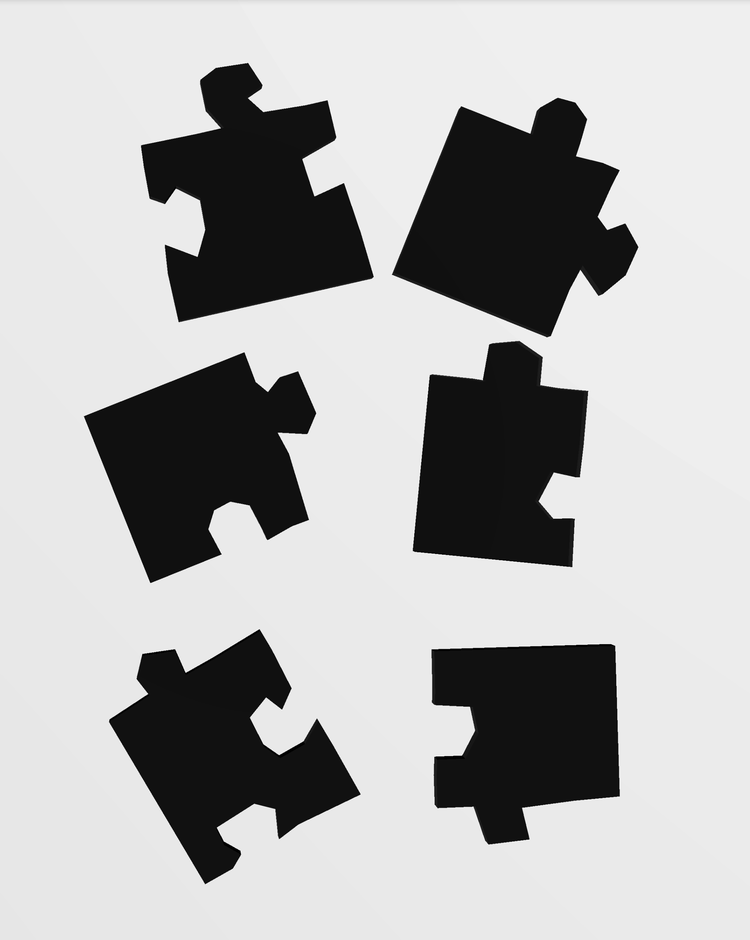
#> input picture data/image-007.png, 750 x 940 px, shrunk from 2064 x 2586 before the run
$ jupyter execute 02_EdgeDetection.ipynb   (older library calls are emulated)
#> lines starting #> are read from the running program, lines starting #| are printed output that depends on the picture; after the words box and inside, x2 and y2 are one past the last pixel; in counts of white or black regions, pixels touching at a corner belong together
# 02 - Edge Detection

## Übersicht
Es soll ein Überblick geschaffen werden wie die verschiedenen Edge Detection Algorithmen im Vergleich zu einander performen.

1. **Canny** - Multi-stage, thin edges
2. **Sobel** - Gradient-based, fast
3. **Scharr** - Improved Sobel, better rotation invariance
4. **Laplacian** - Second derivative, sehr noise-sensitiv
5. **Roberts Cross** - 2x2 kernel, fastest
6. **Prewitt** - Alternative zu Sobel

### Installation von packages & definierung vom Testbild

[cell 1]
import cv2
import numpy as np
import matplotlib.pyplot as plt
import sys

image_path = '../data/image-007.png'
image = cv2.imread(image_path)
#> image is the input picture: shape (940, 750, 3); mean B, G, R 176, 176, 176

### 1. Preprocessing
Für die Bildvearbeitung wird die im **01 - Image Preprocessing** definierte Methode verwendet.

[cell 2]
def __clean(image):
    grayscale = cv2.cvtColor(image, cv2.COLOR_BGR2GRAY)
    blurred = cv2.GaussianBlur(grayscale, (5, 5), 0)

    _, threshold = cv2.threshold(blurred, 0, 255, cv2.THRESH_BINARY + cv2.THRESH_OTSU)
#> threshold: shape (940, 750); 73% white; 6 black regions, box (x1, y1, x2, y2) and area: (393, 98, 638, 337) 35774, (141, 63, 373, 322) 34468, (84, 353, 316, 583) 31573, (109, 630, 360, 884) 30750, (413, 341, 588, 567) 28997, (432, 644, 620, 844) 28847

    return threshold

### 2. Definierung der Algorithmen

[cell 3]
blurred_image = __clean(image)

[cell 4]
def canny(image):
    return cv2.Canny(image, 100, 200)
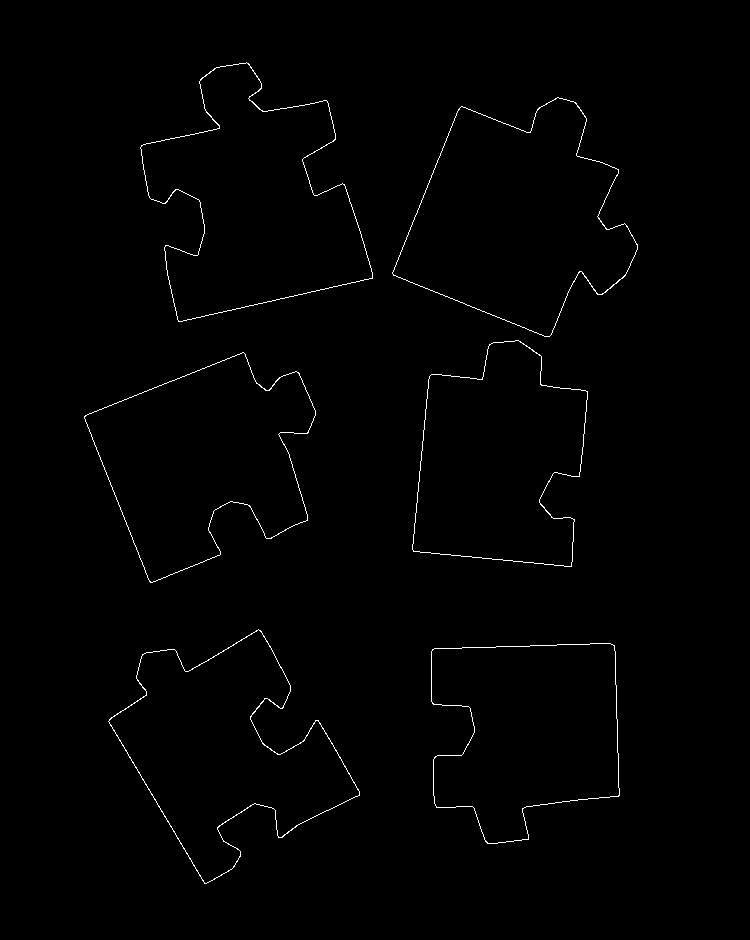
#> returned value: shape (940, 750); 0.76% white in thin lines or dots, all inside (x1, y1, x2, y2) = (84, 62, 638, 884)

def sobel(image):
    gradient_x = cv2.Sobel(image, cv2.CV_16S, 1, 0)
    gradient_y = cv2.Sobel(image, cv2.CV_16S, 0, 1)
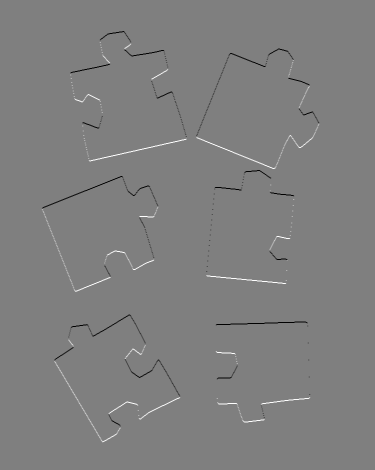
#> gradient_y: shape (940, 750) int16 (shown at 1/2 size); min -1020, max 1020, mean 0; drawn with min black and max white

    gradient_x_abs = np.abs(gradient_x)
    gradient_y_abs = np.abs(gradient_y)

    return np.minimum(gradient_x_abs + gradient_y_abs, 255).astype(np.uint8)
#> returned value: shape (940, 750); 1.9% white in thin lines or dots, all inside (x1, y1, x2, y2) = (83, 62, 639, 885)

def scharr(image):
    Gx = cv2.Scharr(image, cv2.CV_64F, 1, 0)
    Gy = cv2.Scharr(image, cv2.CV_64F, 0, 1)

    return cv2.magnitude(Gx, Gy)

def laplacian(image):
    laplacian = cv2.Laplacian(image, cv2.CV_64F)
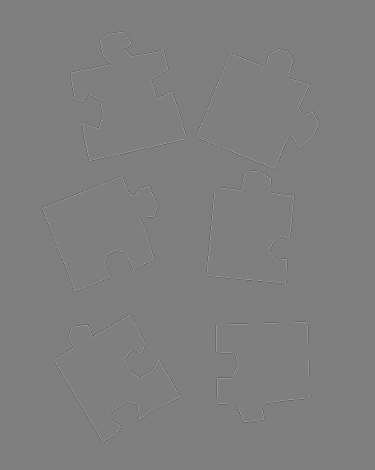
#> laplacian: shape (940, 750) float64 (shown at 1/2 size); min -765, max 765, mean 0; drawn with min black and max white
    return cv2.convertScaleAbs(laplacian)
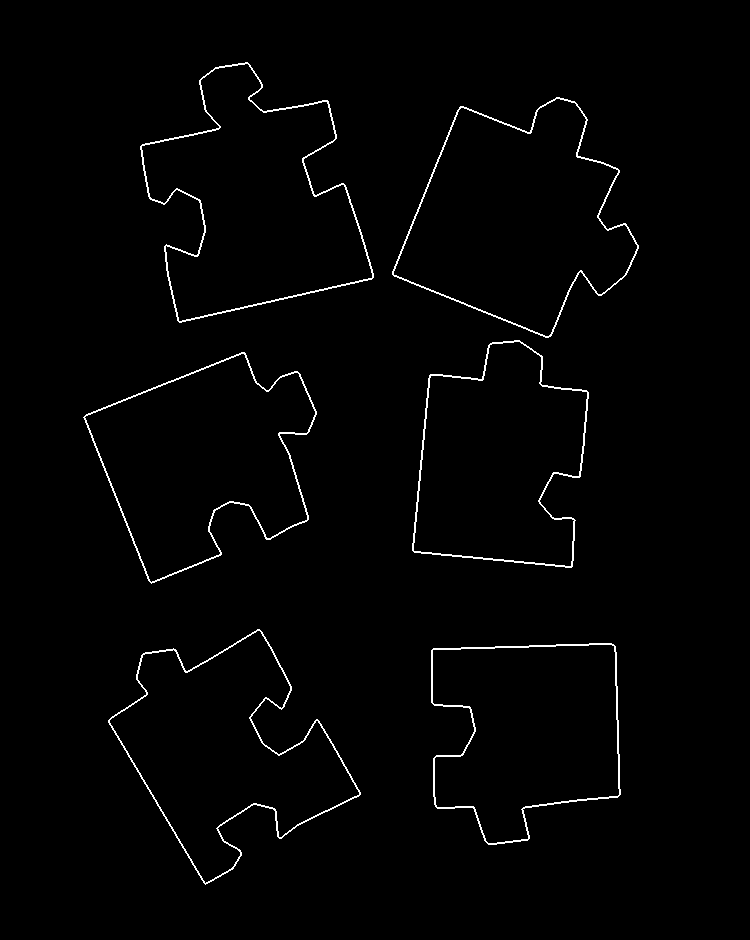
#> returned value: shape (940, 750); 1.4% white in thin lines or dots, all inside (x1, y1, x2, y2) = (83, 62, 639, 885)

def robert_cross(image):
    kernel_x = np.array([[1, 0],
                         [0, -1]])
    kernel_y = np.array([[0, 1],
                         [-1, 0]])

    horizontal_edges = cv2.filter2D(image, -1, kernel_x)
#> horizontal_edges: shape (940, 750); 0.35% white in thin lines or dots, all inside (x1, y1, x2, y2) = (84, 63, 626, 883)
    vertical_edges = cv2.filter2D(image, -1, kernel_y)
#> vertical_edges: shape (940, 750); 0.36% white in thin lines or dots, all inside (x1, y1, x2, y2) = (87, 63, 639, 869)

    horizontal_edges = np.float32(horizontal_edges)
    vertical_edges = np.float32(vertical_edges)

    gradient_magnitude = cv2.magnitude(horizontal_edges, vertical_edges)

    threshold = 50
    _, edges = cv2.threshold(gradient_magnitude, threshold, 255, cv2.THRESH_BINARY)
#> edges: shape (940, 750) float32; 0.6% white in thin lines or dots, all inside (x1, y1, x2, y2) = (84, 63, 639, 883)

    return edges

def prewitt(image):
    kernel_x = np.array([[-1, 0, 1],
                         [-1, 0, 1],
                         [-1, 0, 1]])
    horizontal_edges = cv2.filter2D(image, -1, kernel_x)
#> horizontal_edges: shape (940, 750); 0.8% white in thin lines or dots, all inside (x1, y1, x2, y2) = (152, 62, 639, 885)

    kernel_y = np.array([[-1, -1, -1],
                         [0, 0, 0],
                         [1, 1, 1]])

    vertical_edges = cv2.filter2D(image, -1, kernel_y)
#> vertical_edges: shape (940, 750); 0.81% white in thin lines or dots, all inside (x1, y1, x2, y2) = (83, 84, 639, 885)
    horizontal_edges = np.float32(horizontal_edges)
    vertical_edges = np.float32(vertical_edges)

    gradient_magnitude = cv2.magnitude(horizontal_edges, vertical_edges)

    threshold = 50
    _, edges = cv2.threshold(gradient_magnitude, threshold, 255, cv2.THRESH_BINARY)
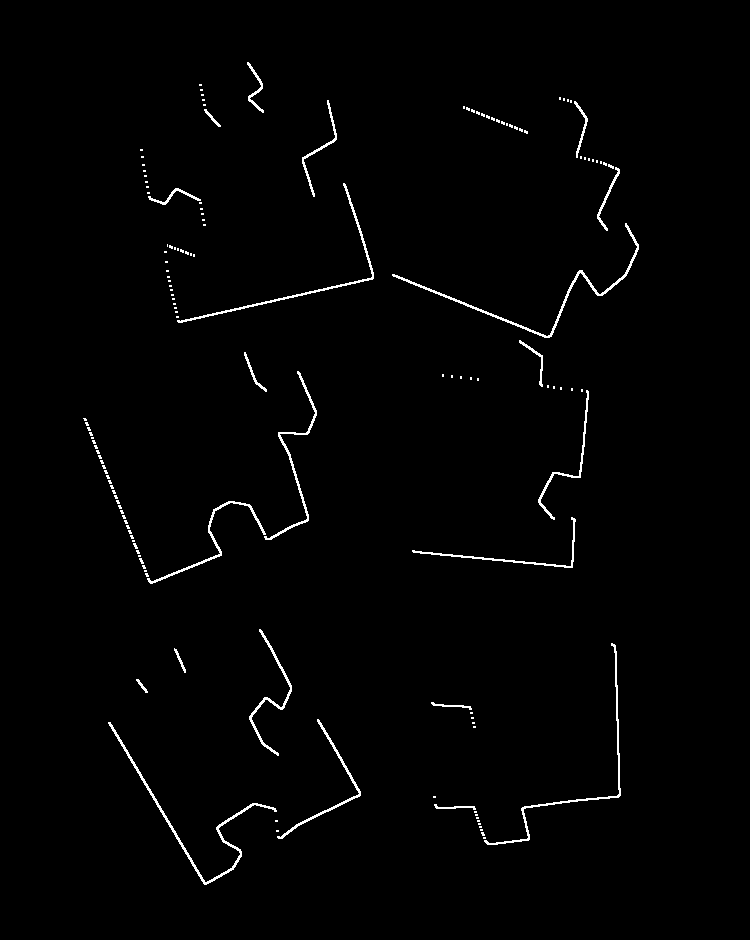
#> edges: shape (940, 750) float32; 1.3% white in thin lines or dots, all inside (x1, y1, x2, y2) = (83, 62, 639, 885)

    return edges

### 3. Visualisierung der Resultate

[cell 5]
edges_canny = canny(blurred_image)
edges_sobel = sobel(blurred_image)
edges_scharr = scharr(blurred_image)
edges_laplacian = laplacian(blurred_image)
edges_roberts = robert_cross(blurred_image)
edges_prewitt = prewitt(blurred_image)

# Display comparison
fig, axes = plt.subplots(2, 3, figsize=(18, 12))
axes[0, 0].imshow(edges_canny, cmap='gray')
axes[0, 0].set_title('Canny', fontsize=12)
axes[0, 0].axis('off')

axes[0, 1].imshow(edges_sobel, cmap='gray')
axes[0, 1].set_title('Sobel', fontsize=12)
axes[0, 1].axis('off')

axes[0, 2].imshow(edges_scharr, cmap='gray')
axes[0, 2].set_title('Scharr', fontsize=12)
axes[0, 2].axis('off')

axes[1, 0].imshow(edges_laplacian, cmap='gray')
axes[1, 0].set_title('Laplacian', fontsize=12)
axes[1, 0].axis('off')

axes[1, 1].imshow(edges_roberts, cmap='gray')
axes[1, 1].set_title('Roberts Cross', fontsize=12)
axes[1, 1].axis('off')

axes[1, 2].imshow(edges_prewitt, cmap='gray')
axes[1, 2].set_title('Prewitt', fontsize=12)
axes[1, 2].axis('off')

plt.tight_layout()
plt.show()

### 4. Zwischenerkenntnis
Basierend aus dem Bilder sehen die Algorithmen Roberts Cross und Prewitt am wenigsten vielversprechend aus. Es sieht dementsprechend so aus als wurde man mit dem anderen weiterfahren.

### 5. Performance Vergleich
Um nicht nur die Qualität der Edges zu Vergleichen soll nun noch ein einfacher Performance Vergleich stattfinden, um nicht bei der Bearbeitungszeit zu scheitern.

[cell 6]
import time

methods = [
    ('Canny', lambda: canny(blurred_image)),
    ('Sobel', lambda: sobel(blurred_image)),
    ('Scharr', lambda: scharr(blurred_image)),
    ('Laplacian', lambda: laplacian(blurred_image)),
    ('Roberts', lambda: robert_cross(blurred_image)),
    ('Prewitt', lambda: prewitt(blurred_image))
]

print('Performance Test:\n')
print(f"{'Method':<15} {'Time (ms)':<12} {'Relative Speed'}")
print('-' * 50)

results = []
for name, func in methods:
    start = time.time()
    for _ in range(10):
        func()
    elapsed = (time.time() - start) / 10 * 1000
    results.append((name, elapsed))
#> this loop made 6 passes
#> name on passes 1 to 4: 'Canny', 'Sobel', 'Scharr', 'Laplacian'
#> after the loop, results = [('Canny', 3.1), ('Sobel', 8.32), ('Scharr', 18.53), ('Laplacian', 5.32), ('Roberts', 4.53), ('Prewitt', 5.98)]

fastest = min(r[1] for r in results)
#> fastest = 3.1
for name, elapsed in results:
    relative = elapsed / fastest
    print(f"{name:<15} {elapsed:>8.2f} ms   {relative:.2f}x")
#> this loop made 6 passes
#> (name, elapsed, relative) on passes 1 to 6: ('Canny', 3.1, 1), ('Sobel', 8.32, 2.68), ('Scharr', 18.53, 5.97), ('Laplacian', 5.32, 1.72), ('Roberts', 4.53, 1.46), ('Prewitt', 5.98, 1.93)
#> (printed output is left out)

$ run again, with data/image-003.png copied over data/image-007.png
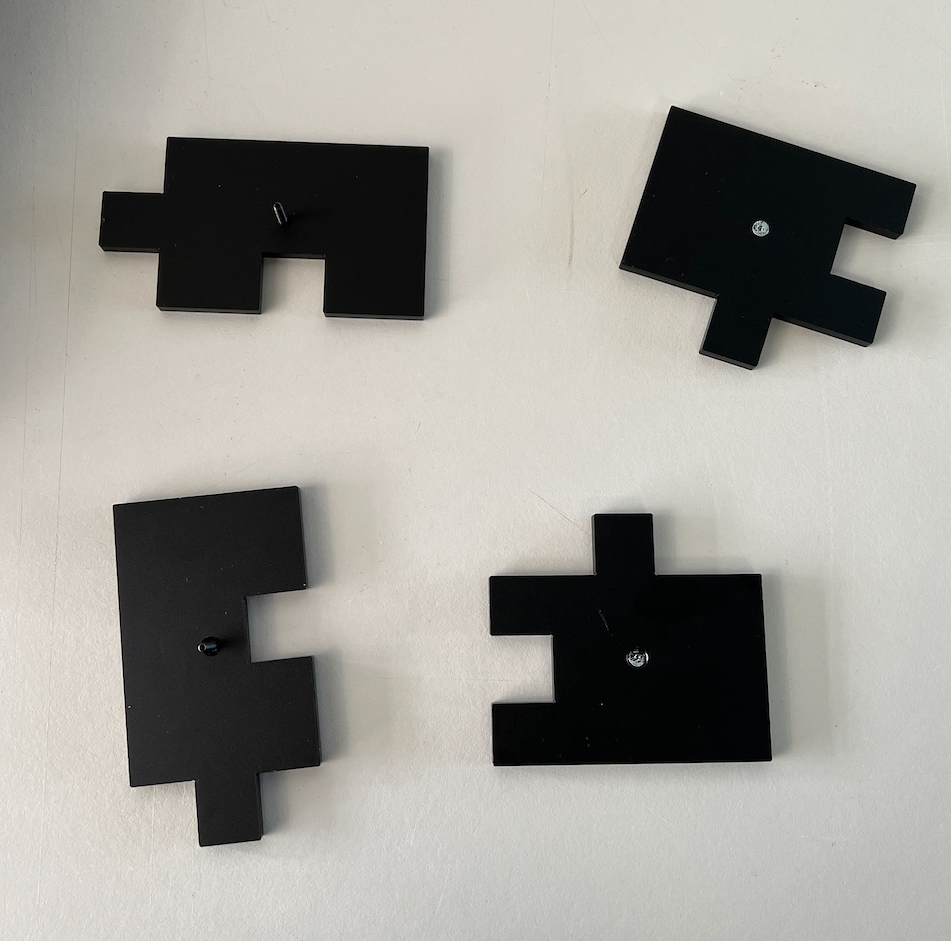
#> input picture data/image-003.png, 951 x 941 px
#> image is the input picture: shape (941, 951, 3); mean B, G, R 150.9, 157.2, 159
#> in __clean, `_, threshold = cv2.threshold(blurred, 0, 255, cv2.THRESH_BINARY + cv2...`:
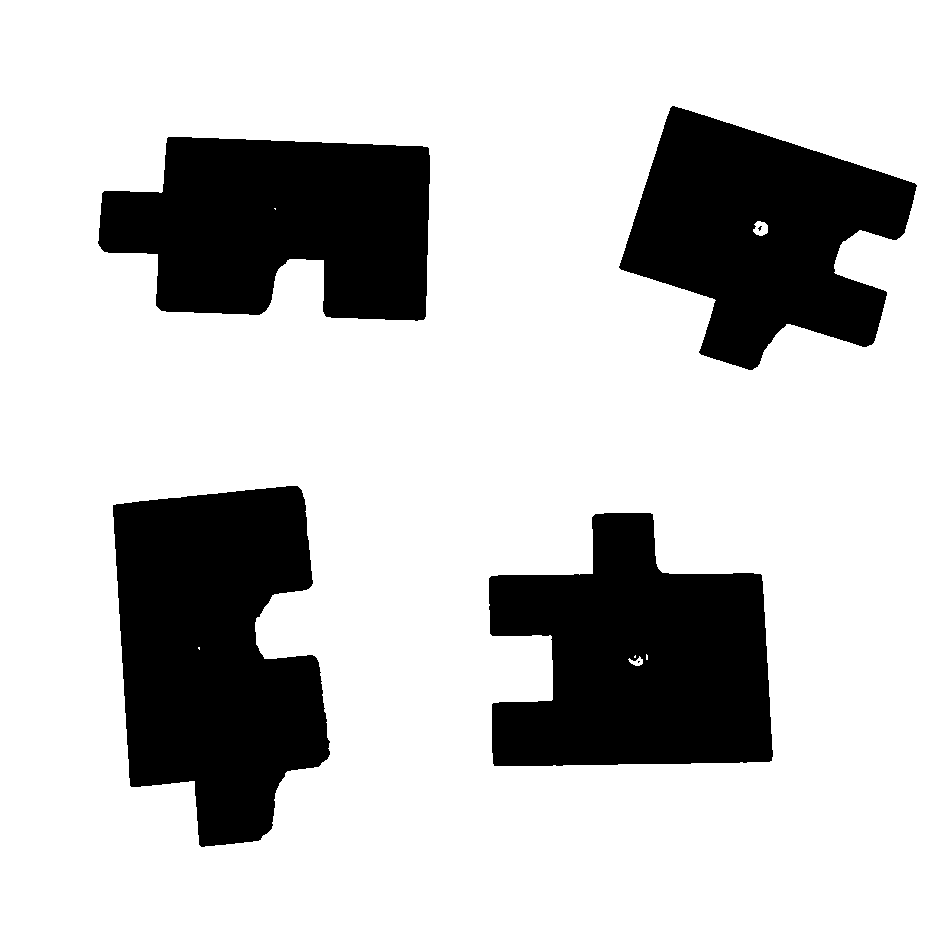
#> threshold: shape (941, 951); 77.4% white; 6 black regions (2 under 20 px), largest, box (x1, y1, x2, y2) and area: (113, 486, 330, 847) 57012, (489, 513, 773, 766) 52241, (98, 137, 430, 321) 47520, (619, 106, 917, 370) 45751
#> in prewitt, `_, edges = cv2.threshold(gradient_magnitude, threshold, 255, cv2.THRES..`:
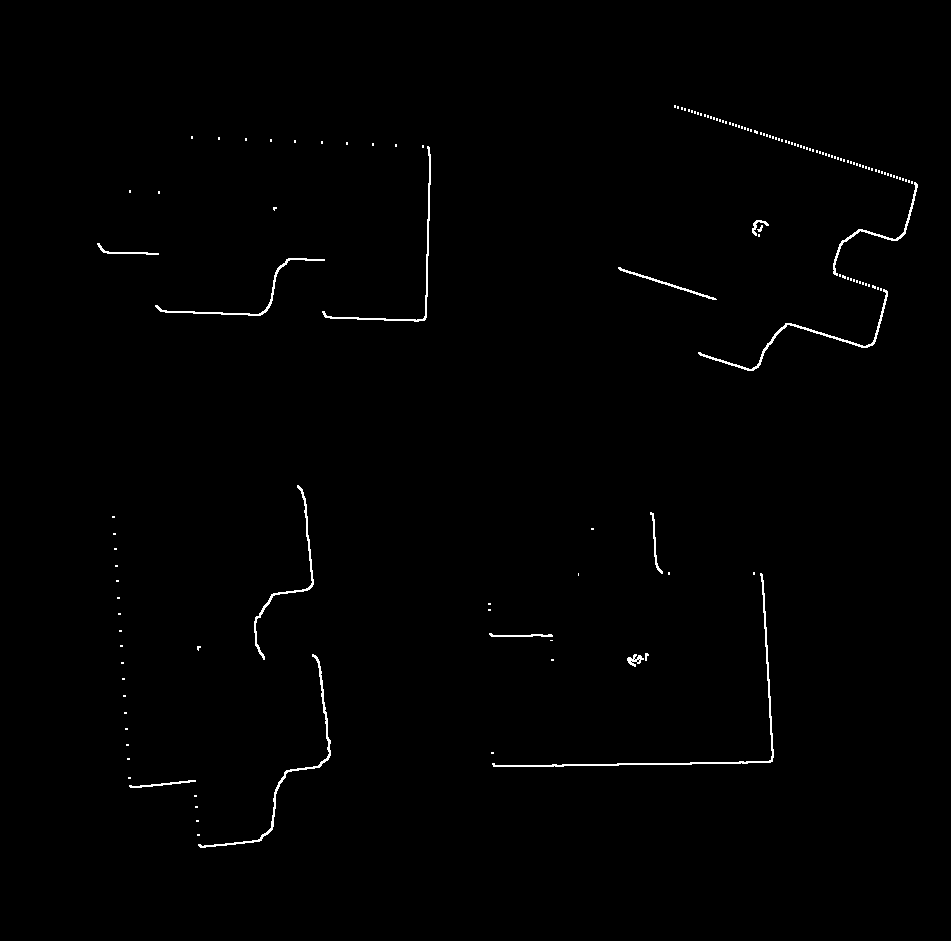
#> edges: shape (941, 951) float32; 0.7% white in thin lines or dots, all inside (x1, y1, x2, y2) = (97, 105, 918, 848)
#> the loop `for name, func in methods:` made 6 passes
#> name on passes 1 to 4: 'Canny', 'Sobel', 'Scharr', 'Laplacian'
#> after the loop `for name, func in methods:`: results = [('Canny', 3.98), ('Sobel', 12.28), ('Scharr', 24.77), ('Laplacian', 7.07), ('Roberts', 6.08), ('Prewitt', 7.62)]
#> fastest = 3.98
#> the loop `for name, elapsed in results:` made 6 passes
#> (name, elapsed, relative) on passes 1 to 6: ('Canny', 3.98, 1), ('Sobel', 12.28, 3.08), ('Scharr', 24.77, 6.22), ('Laplacian', 7.07, 1.78), ('Roberts', 6.08, 1.52), ('Prewitt', 7.62, 1.91)
#> (printed output is left out)
